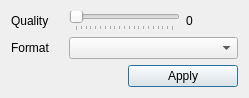
<?xml version="1.0" encoding="UTF-8"?>
<ui version="4.0">
 <class>ExportModelImageDialog</class>
 <widget class="QDialog" name="ExportModelImageDialog">
  <property name="geometry">
   <rect>
    <x>0</x>
    <y>0</y>
    <width>249</width>
    <height>98</height>
   </rect>
  </property>
  <property name="windowTitle">
   <string>Export Image</string>
  </property>
  <layout class="QGridLayout" name="gridLayout">
   <item row="0" column="0">
    <widget class="QLabel" name="qualityLabel">
     <property name="text">
      <string>Quality</string>
     </property>
    </widget>
   </item>
   <item row="0" column="1" colspan="2">
    <widget class="QSlider" name="qualityHorizontalSlider">
     <property name="minimum">
      <number>0</number>
     </property>
     <property name="maximum">
      <number>100</number>
     </property>
     <property name="pageStep">
      <number>5</number>
     </property>
     <property name="value">
      <number>0</number>
     </property>
     <property name="orientation">
      <enum>Qt::Horizontal</enum>
     </property>
     <property name="tickPosition">
      <enum>QSlider::TicksBelow</enum>
     </property>
     <property name="tickInterval">
      <number>5</number>
     </property>
    </widget>
   </item>
   <item row="0" column="3">
    <widget class="QLabel" name="qualityValueLabel">
     <property name="frameShape">
      <enum>QFrame::NoFrame</enum>
     </property>
     <property name="text">
      <string>0</string>
     </property>
    </widget>
   </item>
   <item row="1" column="0">
    <widget class="QLabel" name="formatLabel">
     <property name="text">
      <string>Format</string>
     </property>
    </widget>
   </item>
   <item row="1" column="1" colspan="3">
    <widget class="QComboBox" name="formatComboBox"/>
   </item>
   <item row="2" column="0" colspan="2">
    <spacer name="horizontalSpacer">
     <property name="orientation">
      <enum>Qt::Horizontal</enum>
     </property>
     <property name="sizeHint" stdset="0">
      <size>
       <width>76</width>
       <height>20</height>
      </size>
     </property>
    </spacer>
   </item>
   <item row="2" column="2" colspan="2">
    <widget class="QPushButton" name="applyPushButton">
     <property name="text">
      <string>Apply</string>
     </property>
     <property name="icon">
      <iconset resource="../../rsc.qrc">
       <normaloff>:/icons/dialog-ok-apply.png</normaloff>:/icons/dialog-ok-apply.png</iconset>
     </property>
    </widget>
   </item>
  </layout>
 </widget>
 <resources>
  <include location="../../rsc.qrc"/>
 </resources>
 <connections/>
</ui>
